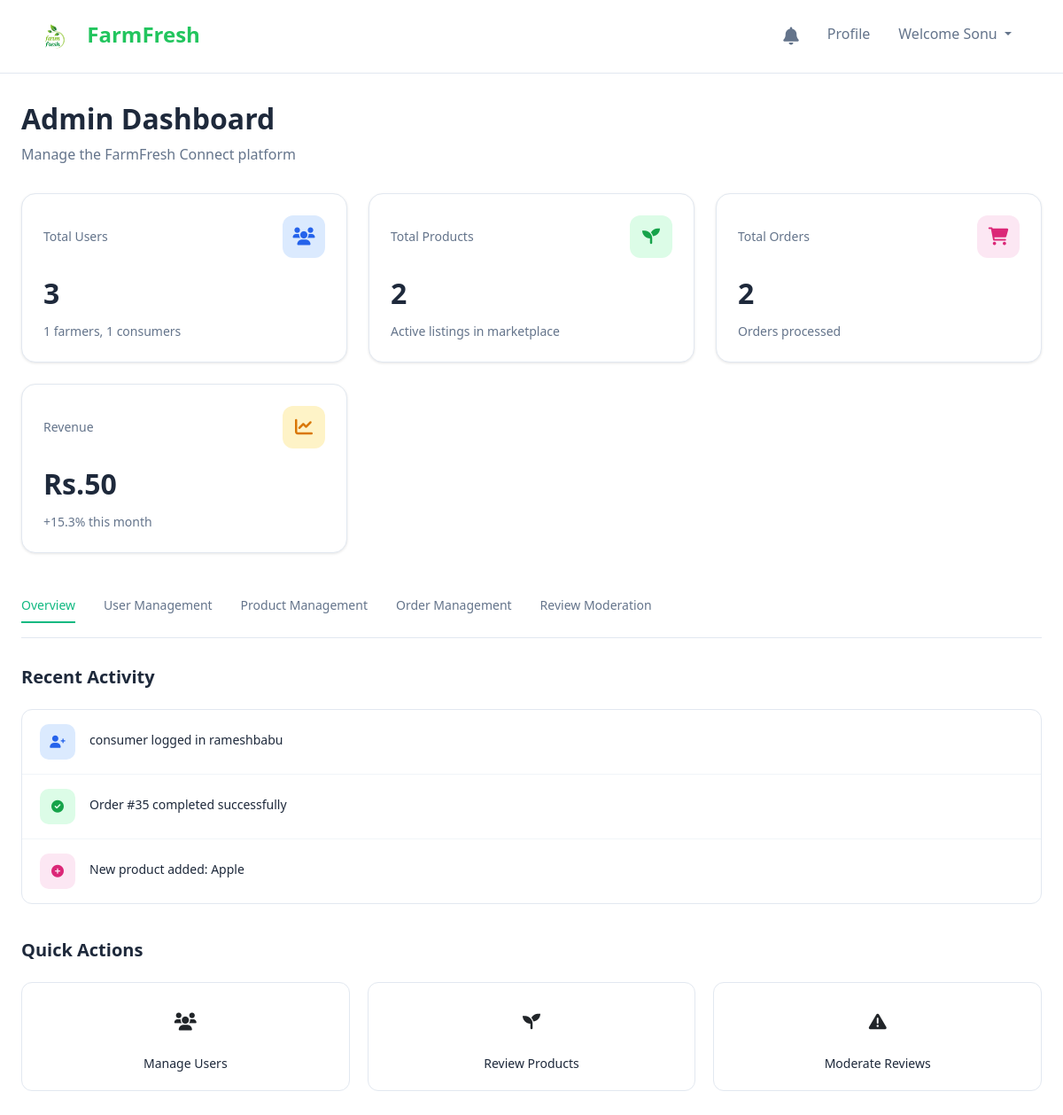
/admin/dashboard.php (signed in), run on the app's committed database.
### tables this page shows
CREATE TABLE `users` (
  `user_id` int(11) NOT NULL,
  `username` varchar(100) DEFAULT NULL,
  `email` varchar(100) DEFAULT NULL,
  `password` varchar(100) DEFAULT NULL,
  `first_name` varchar(100) DEFAULT NULL,
  `last_name` varchar(100) DEFAULT NULL,
  `phone` varchar(20) DEFAULT NULL,
  `address` varchar(255) DEFAULT NULL,
  `city` varchar(100) DEFAULT NULL,
  `state` varchar(100) DEFAULT NULL,
  `zipcode` varchar(20) DEFAULT NULL,
  `role` enum('farmer','consumer','admin') NOT NULL,
  `created_at` datetime DEFAULT current_timestamp(),
  `updated_at` datetime DEFAULT current_timestamp() ON UPDATE current_timestamp(),
  `profile_image` varchar(255) DEFAULT NULL,
  `is_active` tinyint(1) DEFAULT 1,
  `bio` text DEFAULT NULL
);

CREATE TABLE `orders` (
  `order_id` int(11) NOT NULL,
  `consumer_id` int(11) DEFAULT NULL,
  `total_amount` decimal(10,2) DEFAULT NULL,
  `status` enum('pending','processing','shipped','delivered','canceled') DEFAULT 'pending',
  `order_date` datetime DEFAULT current_timestamp(),
  `shipping_address` varchar(255) DEFAULT NULL,
  `shipping_city` varchar(100) DEFAULT NULL,
  `shipping_state` varchar(100) DEFAULT NULL,
  `shipping_zipcode` varchar(20) DEFAULT NULL,
  `payment_method` varchar(50) DEFAULT NULL,
  `transaction_id` varchar(100) DEFAULT NULL,
  `updated_at` datetime DEFAULT current_timestamp() ON UPDATE current_timestamp()
);

CREATE TABLE `products` (
  `product_id` int(11) NOT NULL,
  `seller_id` int(11) DEFAULT NULL,
  `category_id` int(11) DEFAULT NULL,
  `name` varchar(100) DEFAULT NULL,
  `description` text DEFAULT NULL,
  `price` decimal(10,2) DEFAULT 0.00,
  `organic` tinyint(1) DEFAULT 0,
  `created_at` datetime DEFAULT current_timestamp(),
  `updated_at` datetime DEFAULT current_timestamp() ON UPDATE current_timestamp(),
  `is_available` tinyint(1) DEFAULT 1,
  `quantity` int(11) NOT NULL DEFAULT 0,
  `stock` int(11) NOT NULL DEFAULT 0,
  `product_image` varchar(255) DEFAULT NULL,
  `status` enum('pending','approved','rejected') DEFAULT 'pending'
);

### admin/dashboard.php (the view, shortened to what this page needs)
<?php
include '../config/db.php';
$users_query = "SELECT COUNT(*) as total_users FROM users";
$users_result = mysqli_query($dbconn, $users_query);
$users_data = mysqli_fetch_assoc($users_result);
$total_users = $users_data['total_users'];
$farmers_query = "SELECT COUNT(*) as total_farmers FROM users WHERE role = 'farmer'";
$farmers_result = mysqli_query($dbconn, $farmers_query);
$farmers_data = mysqli_fetch_assoc($farmers_result);
$total_farmers = $farmers_data['total_farmers'];
$consumers_query = "SELECT COUNT(*) as total_consumers FROM users WHERE role = 'consumer'";
$consumers_result = mysqli_query($dbconn, $consumers_query);
$consumers_data = mysqli_fetch_assoc($consumers_result);
$total_consumers = $consumers_data['total_consumers'];
$products_query = "SELECT COUNT(*) as total_products FROM products";
$products_result = mysqli_query($dbconn, $products_query);
$products_data = mysqli_fetch_assoc($products_result);
$total_products = $products_data['total_products'] ?? 0;
$orders_query = "SELECT COUNT(*) as total_orders FROM orders";
$orders_result = mysqli_query($dbconn, $orders_query);
$orders_data = mysqli_fetch_assoc($orders_result);
$total_orders = $orders_data['total_orders'] ?? 0;
$revenue_query = "SELECT SUM(total_amount) as total_revenue FROM orders WHERE status = 'delivered'";
$revenue_result = mysqli_query($dbconn, $revenue_query);
$revenue_data = mysqli_fetch_assoc($revenue_result);
$total_revenue = $revenue_data['total_revenue'] ?? 0;
$recent_users_query = "SELECT * FROM users ORDER BY created_at DESC LIMIT 5";
$recent_users_result = mysqli_query($dbconn, $recent_users_query);
$recent_products_query = "SELECT p.*, u.username as farmer_name, c.name as category_name
                         FROM products p
                         JOIN users u ON p.seller_id = u.user_id
                         LEFT JOIN categories c ON p.category_id = c.category_id
                         ORDER BY p.created_at DESC LIMIT 5";
$recent_products_result = mysqli_query($dbconn, $recent_products_query);
$recent_orders_query = "SELECT o.*, u.username FROM orders o
                       JOIN users u ON o.consumer_id = u.user_id
                       ORDER BY o.order_date DESC LIMIT 5";
$recent_orders_result = mysqli_query($dbconn, $recent_orders_query);
?>
<!DOCTYPE html>
<html lang="en">
<head>
    <link rel="stylesheet" href="https://cdnjs.cloudflare.com/ajax/libs/font-awesome/6.4.0/css/all.min.css">
</head>
<body>
<?php include '../includes/navbar.php'; ?>
    <div class="dashboard-container">
        <div class="dashboard-header">
            <h1 class="dashboard-title">Admin Dashboard</h1>
            <p class="dashboard-subtitle">Manage the FarmFresh Connect platform</p>
        </div>
        <div class="stats-grid">
            <div class="stat-card">
                <div class="stat-card-header">
                    <div class="stat-title">Total Users</div>
                    <div class="stat-icon users">
                        <i class="fas fa-users"></i>
                    </div>
                </div>
                <div class="stat-value"><?php echo $total_users; ?></div>
                <div class="stat-description"><?php echo $total_farmers; ?> farmers, <?php echo $total_consumers; ?> consumers</div>
            </div>
            <div class="stat-card">
                <div class="stat-card-header">
                    <div class="stat-title">Total Products</div>
                    <div class="stat-icon products">
                        <i class="fas fa-seedling"></i>
                    </div>
                </div>
                <div class="stat-value"><?php echo $total_products; ?></div>
                <div class="stat-description">Active listings in marketplace</div>
            </div>
            <div class="stat-card">
                <div class="stat-card-header">
                    <div class="stat-title">Total Orders</div>
                    <div class="stat-icon orders">
                        <i class="fas fa-shopping-cart"></i>
                    </div>
                </div>
                <div class="stat-value"><?php echo $total_orders; ?></div>
                <div class="stat-description">Orders processed</div>
            </div>
            <div class="stat-card">
                <div class="stat-card-header">
                    <div class="stat-title">Revenue</div>
                    <div class="stat-icon revenue">
                        <i class="fas fa-chart-line"></i>
                    </div>
                </div>
                <div class="stat-value">Rs.<?php echo number_format($total_revenue, 0); ?></div>
                <div class="stat-description">+15.3% this month</div>
            </div>
        </div>
        <div class="navigation-tabs">
            <a href="#" class="nav-tab active">Overview</a>
            <a href="users.php" class="nav-tab">User Management</a>
            <a href="products.php" class="nav-tab">Product Management</a>
            <a href="orders.php" class="nav-tab">Order Management</a>
            <a href="reviews.php" class="nav-tab">Review Moderation</a>
        </div>
        <div class="section">
            <h2 class="section-title">Recent Activity</h2>
            <div class="activity-list">
                <?php
                mysqli_data_seek($recent_users_result, 0);
                $recent_user = mysqli_fetch_assoc($recent_users_result);
                if($recent_user): ?>
                <div class="activity-item">
                    <div class="activity-icon user">
                        <i class="fas fa-user-plus"></i>
                    </div>
                    <div class="activity-content">
                        <div class="activity-title"><?php echo $recent_user['role']; ?> logged in <?php echo htmlspecialchars($recent_user['username']); ?></div>
                    </div>
                </div>
                <?php endif; ?>
                <?php
                mysqli_data_seek($recent_orders_result, 0);
                $recent_order = mysqli_fetch_assoc($recent_orders_result);
                if($recent_order): ?>
                <div class="activity-item">
                    <div class="activity-icon order">
                        <i class="fas fa-check-circle"></i>
                    </div>
                    <div class="activity-content">
                        <div class="activity-title">Order #<?php echo $recent_order['order_id']; ?> completed successfully</div>
                    </div>
                </div>
                <?php endif; ?>
                <?php
                mysqli_data_seek($recent_products_result, 0);
                $recent_product = mysqli_fetch_assoc($recent_products_result);
                if($recent_product): ?>
                <div class="activity-item">
                    <div class="activity-icon product">
                        <i class="fas fa-plus-circle"></i>
                    </div>
                    <div class="activity-content">
                        <div class="activity-title">New product added: <?php echo htmlspecialchars($recent_product['name']); ?></div>
                    </div>
                </div>
                <?php endif; ?>
            </div>
        </div>
        <div class="section">
            <h2 class="section-title">Quick Actions</h2>
            <div class="quick-actions">
                <a href="users.php" class="action-card">
                    <div class="action-icon users">
                        <i class="fas fa-users"></i>
                    </div>
                    <div class="action-title">Manage Users</div>
                </a>
                <a href="products.php" class="action-card">
                    <div class="action-icon products">
                        <i class="fas fa-seedling"></i>
                    </div>
                    <div class="action-title">Review Products</div>
                </a>
                <a href="#" class="action-card">
                    <div class="action-icon warning">
                        <i class="fas fa-exclamation-triangle"></i>
                    </div>
                    <div class="action-title">Moderate Reviews</div>
                </a>
            </div>
        </div>
</body>
</html>

### admin/dashboard.php (style rules this page uses)
* { margin: 0; padding: 0; box-sizing: border-box; }
body { font-family: 'Inter', sans-serif; background-color: #f8fafc; color: #334155; line-height: 1.6; }
.dashboard-container { max-width: 1400px; margin: 0 auto; padding: 32px 24px; }
.dashboard-header { margin-bottom: 32px; }
.dashboard-title { font-size: 2rem; font-weight: 700; color: #1e293b; margin-bottom: 8px; }
.dashboard-subtitle { color: #64748b; font-size: 1rem; }
.stats-grid { display: grid; grid-template-columns: repeat(auto-fit, minmax(280px, 1fr)); gap: 24px; margin-bottom: 40px; }
.stat-card { background: white; border-radius: 16px; padding: 24px; box-shadow: 0 1px 3px rgba(0, 0, 0, 0.1); border: 1px solid #e2e8f0; transition: all 0.3s ease; }
.stat-card-header { display: flex; align-items: center; justify-content: space-between; margin-bottom: 16px; }
.stat-title { font-size: 0.875rem; font-weight: 500; color: #64748b; }
.stat-icon { width: 48px; height: 48px; border-radius: 12px; display: flex; align-items: center; justify-content: center; font-size: 1.25rem; }
.stat-icon.users { background: #dbeafe; color: #2563eb; }
.stat-icon.products { background: #dcfce7; color: #16a34a; }
.stat-icon.orders { background: #fce7f3; color: #db2777; }
.stat-icon.revenue { background: #fef3c7; color: #d97706; }
.stat-value { font-size: 2rem; font-weight: 700; color: #1e293b; margin-bottom: 8px; }
.stat-description { font-size: 0.875rem; color: #64748b; }
.navigation-tabs { display: flex; gap: 32px; margin-bottom: 32px; border-bottom: 1px solid #e2e8f0; padding-bottom: 16px; }
.nav-tab { font-size: 0.875rem; font-weight: 500; color: #64748b; text-decoration: none; padding: 8px 0; border-bottom: 2px solid transparent; transition: all 0.3s ease; }
.nav-tab.active { color: #10b981; border-bottom-color: #10b981; }
.section { margin-bottom: 40px; }
.section-title { font-size: 1.25rem; font-weight: 600; color: #1e293b; margin-bottom: 24px; }
.activity-list { background: white; border-radius: 12px; border: 1px solid #e2e8f0; overflow: hidden; }
.activity-item { display: flex; align-items: center; padding: 16px 20px; border-bottom: 1px solid #f1f5f9; }
.activity-item:last-child { border-bottom: none; }
.activity-icon { width: 40px; height: 40px; border-radius: 10px; display: flex; align-items: center; justify-content: center; margin-right: 16px; font-size: 0.875rem; }
.activity-icon.user { background: #dbeafe; color: #2563eb; }
.activity-icon.order { background: #dcfce7; color: #16a34a; }
.activity-icon.product { background: #fce7f3; color: #db2777; }
.activity-content { flex: 1; }
.activity-title { font-size: 0.875rem; font-weight: 500; color: #1e293b; margin-bottom: 4px; }
.quick-actions { display: grid; grid-template-columns: repeat(auto-fit, minmax(250px, 1fr)); gap: 20px; margin-bottom: 40px; }
.action-card { background: white; border: 1px solid #e2e8f0; border-radius: 12px; padding: 20px; text-align: center; transition: all 0.3s ease; cursor: pointer; text-decoration: none; color: inherit; }
.action-icon { width: 48px; height: 48px; border-radius: 12px; display: flex; align-items: center; justify-content: center; margin: 0 auto 12px; font-size: 1.25rem; }
.action-title { font-size: 0.875rem; font-weight: 500; color: #1e293b; }

### includes/navbar.php (style rules this page uses)
body, html { margin: 0; padding: 0; overflow-x: hidden; }

### data on the page
users: role "consumer", username "rameshbabu"
orders: order_id "35"
products: name "Apple"

### other printed values
$_SESSION['first_name'] "Sonu"
$total_users "3"
$total_farmers "1"
$total_consumers "1"
$total_products "2"
$total_orders "2"
$total_revenue "50"
